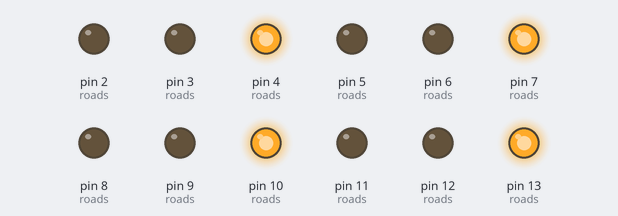
The sketch below on a simulated Arduino Uno, built with avr-gcc and run on an emulated ATmega328P. Parts: output pins drawn as LEDs (lit = HIGH).

Above: at 0.1 s.
At 6.1 s:
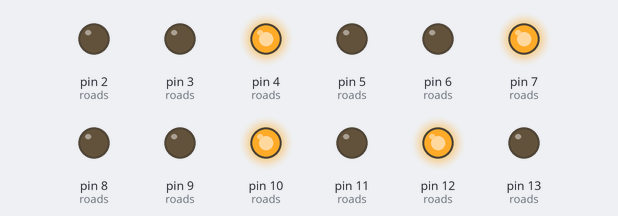
At 13.1 s:
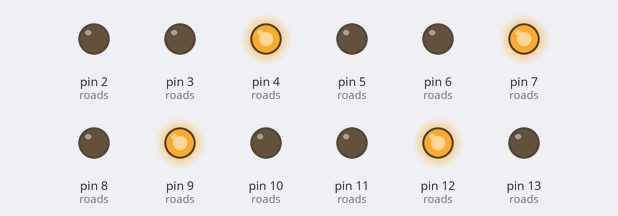
At 18.1 s:
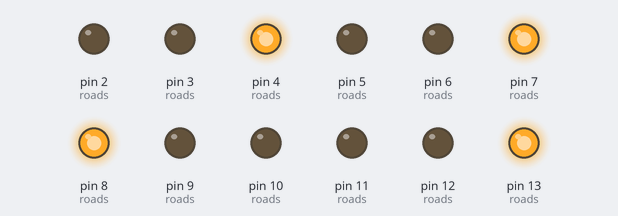
At 26.1 s:
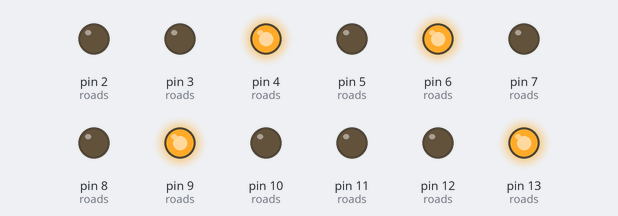
At 38.1 s:
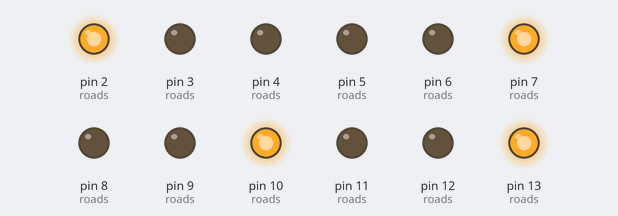
Timing chart, 0 to 39.6 s (numbered marks = the images above):
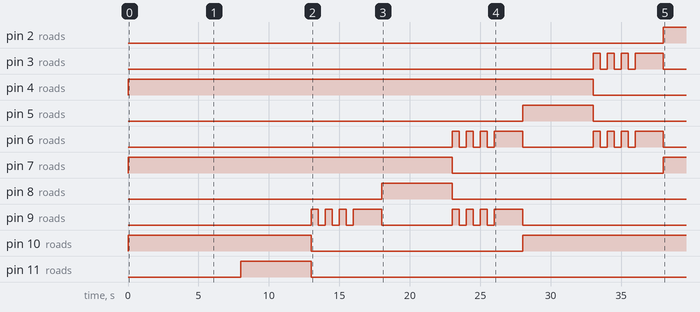

The sketch:

TrafficLight4Arah.ino
```cpp
struct traffic {
  int red;
  int yellow;
  int green;
};

// insert lamp code
traffic roads[4] = {
  {13, 12, 11},
  {10, 9, 8},
  {7, 6, 5},
  {4, 3, 2}
};

void setup()
{

  pinMode(13, OUTPUT);
  pinMode(12, OUTPUT);
  pinMode(11, OUTPUT);


  pinMode(10, OUTPUT);
  pinMode(9, OUTPUT);
  pinMode(8, OUTPUT);


  pinMode(7, OUTPUT);
  pinMode(6, OUTPUT);
  pinMode(5, OUTPUT);


  pinMode(4, OUTPUT);
  pinMode(3, OUTPUT);
  pinMode(2, OUTPUT);

  // All Red (Initial State)
  for (int i = 0; i < 4; i++) {
    digitalWrite(roads[i].red, HIGH);
    digitalWrite(roads[i].yellow, LOW);
    digitalWrite(roads[i].green, LOW);
  }
  delay(3000);

  // turn yellow
  digitalWrite(13, LOW);
  for (int i = 0; i < 3; i++) { // yellow light blink loop
    digitalWrite(12, HIGH);
    delay(500);
    digitalWrite(12, LOW);
    delay(500);
  };
  digitalWrite(12, HIGH); // yellow 2secs light
  delay(2000);

  digitalWrite(12, LOW); // off yellow
  digitalWrite(11, HIGH); // on green
  delay(5000);
}

// lamp color turnover function
void activeRoad (struct traffic R1, struct traffic R2) {
  // turn off current lamp
  digitalWrite(R1.green, LOW);
  digitalWrite(R2.red, LOW);

  // yellow blink loop
  for (int i = 0; i < 3; i++) {
  	digitalWrite(R1.yellow, HIGH);
   	digitalWrite(R2.yellow, HIGH);
    delay(500);
    digitalWrite(R1.yellow, LOW);
   	digitalWrite(R2.yellow, LOW);
    delay(500);
  }

  digitalWrite(R1.yellow, HIGH);
  digitalWrite(R2.yellow, HIGH);
  delay(2000); // 2secs yellow light
  digitalWrite(R1.yellow, LOW);
  digitalWrite(R2.yellow, LOW);

  // turn on next lamp
  digitalWrite(R1.red, HIGH);
  digitalWrite(R2.green, HIGH);
  delay(5000);
}

void loop()
{

  activeRoad(roads[0], roads[1]);


  activeRoad(roads[1], roads[2]);


  activeRoad(roads[2], roads[3]);


  activeRoad(roads[3], roads[0]);
}
```

Measured:
- by itself, pin 2 (roads): LOW → HIGH at 38.0 s
- by itself, pin 3 (roads): goes 3 × (HIGH 0.50 s, LOW 0.50 s), HIGH 2.0 s, then LOW
- by itself, pin 4 (roads): HIGH → LOW at 33.0 s
- by itself, pin 5 (roads): LOW → HIGH at 28.0 s, → LOW 5.0 s later
- by itself, pin 7 (roads): HIGH → LOW at 23.0 s, → HIGH 15.0 s later
- by itself, pin 8 (roads): LOW → HIGH at 18.0 s, → LOW 5.0 s later
- by itself, pin 10 (roads): HIGH → LOW at 13.0 s, → HIGH 15.0 s later
- by itself, pin 11 (roads): HIGH → LOW at 13.0 s
